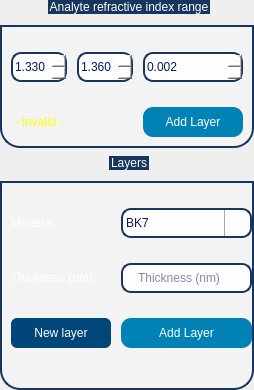
                <widget class="QWidget" name="page_layers_wim">
                 <layout class="QVBoxLayout" name="verticalLayout_10">
                  <property name="spacing">
                   <number>8</number>
                  </property>
                  <property name="leftMargin">
                   <number>0</number>
                  </property>
                  <property name="topMargin">
                   <number>0</number>
                  </property>
                  <property name="rightMargin">
                   <number>0</number>
                  </property>
                  <property name="bottomMargin">
                   <number>0</number>
                  </property>
                  <item>
                   <widget class="QGroupBox" name="gb_analyte_2">
                    <property name="styleSheet">
                     <string notr="true">
QGroupBox  {
	font: 14pt &quot;Ubuntu&quot;;
	background-color: rgba(255, 255, 255,70);
    border: 2px solid;
    border-color: #FF17365D;
    margin-top: 25px;
	margin-bottom: 0px;
    border-bottom-left-radius: 20px;
	border-bottom-right-radius: 20px;
}

QGroupBox::title  {
    subcontrol-origin: margin;
    subcontrol-position: top center;
    padding: 5px 8000px 5px 8000px;
    background-color: #FF17365D;
    color: rgb(255, 255, 255);
}
</string>
                    </property>
                    <property name="title">
                     <string>Analyte refractive index range</string>
                    </property>
                    <layout class="QGridLayout" name="gridLayout_5">
                     <property name="topMargin">
                      <number>25</number>
                     </property>
                     <property name="horizontalSpacing">
                      <number>10</number>
                     </property>
                     <property name="verticalSpacing">
                      <number>25</number>
                     </property>
                     <item row="1" column="2">
                      <widget class="QPushButton" name="btn_add_analyte_2">
                       <property name="minimumSize">
                        <size>
                         <width>100</width>
                         <height>30</height>
                        </size>
                       </property>
                       <property name="maximumSize">
                        <size>
                         <width>200</width>
                         <height>16777215</height>
                        </size>
                       </property>
                       <property name="styleSheet">
                        <string notr="true">QPushButton{
	font: 400 11pt &quot;Ubuntu&quot;;
	color: rgb(255, 255,255);
	background-color: rgb(0, 130, 180);
	border-color: rgb(0, 100, 130);
	border-width: 2px;
	border-radius:10px;
}

QPushButton:hover{
	background-color: rgb(00, 140, 70);
	border-color: rgb(0, 120, 40);
	width: 40;
	height: 35;
}</string>
                       </property>
                       <property name="text">
                        <string>Add Layer</string>
                       </property>
                      </widget>
                     </item>
                     <item row="1" column="0">
                      <widget class="QLabel" name="warning_5">
                       <property name="styleSheet">
                        <string notr="true">font: 14pt &quot;Ubuntu&quot;;

</string>
                       </property>
                       <property name="text">
                        <string>&lt;html&gt;&lt;head/&gt;&lt;body&gt;&lt;p&gt;&lt;span style=&quot; color:#ffff00;&quot;&gt;- Invalid -&lt;/span&gt;&lt;/p&gt;&lt;/body&gt;&lt;/html&gt;</string>
                       </property>
                       <property name="alignment">
                        <set>Qt::AlignCenter</set>
                       </property>
                      </widget>
                     </item>
                     <item row="0" column="1">
                      <widget class="QDoubleSpinBox" name="doubleSpinBox_4">
                       <property name="minimumSize">
                        <size>
                         <width>0</width>
                         <height>30</height>
                        </size>
                       </property>
                       <property name="styleSheet">
                        <string notr="true">
QDoubleSpinBox
{
color: rgb(10, 25, 90);
font: 700 12pt &quot;Ubuntu&quot;;
border: 2px solid;
border-color: #FF17365D;
background-color: rgba(255, 255, 255,210);
border-radius:10px;
}

QDoubleSpinBox::up-button
{
    border-left-width: 1px;
    border-left-color: darkgray;
    border-left-style: solid; /* just a single line */
    border-top-right-radius: 3px; /* same radius as the QComboBox */
    border-bottom-right-radius: 3px;
	image: url(:/icons/icons/arrow-up.png);
	width: 25;
}
QDoubleSpinBox::down-button
{
    border-left-width: 1px;
    border-left-color: darkgray;
    border-left-style: solid; /* just a single line */
    border-top-right-radius: 3px; /* same radius as the QComboBox */
    border-bottom-right-radius: 3px;
	image: url(:/icons/icons/arrow-down.png);
	width: 25;
}</string>
                       </property>
                       <property name="decimals">
                        <number>3</number>
                       </property>
                       <property name="minimum">
                        <double>1.000000000000000</double>
                       </property>
                       <property name="maximum">
                        <double>5.000000000000000</double>
                       </property>
                       <property name="singleStep">
                        <double>0.001000000000000</double>
                       </property>
                       <property name="value">
                        <double>1.360000000000000</double>
                       </property>
                      </widget>
                     </item>
                     <item row="0" column="2">
                      <widget class="QDoubleSpinBox" name="doubleSpinBox_5">
                       <property name="minimumSize">
                        <size>
                         <width>0</width>
                         <height>30</height>
                        </size>
                       </property>
                       <property name="styleSheet">
                        <string notr="true">
QDoubleSpinBox
{
color: rgb(10, 25, 90);
font: 700 12pt &quot;Ubuntu&quot;;
border: 2px solid;
border-color: #FF17365D;
background-color: rgba(255, 255, 255,210);
border-radius:10px;
}

QDoubleSpinBox::up-button
{
    border-left-width: 1px;
    border-left-color: darkgray;
    border-left-style: solid; /* just a single line */
    border-top-right-radius: 3px; /* same radius as the QComboBox */
    border-bottom-right-radius: 3px;
	image: url(:/icons/icons/arrow-up.png);
	width: 25;
}
QDoubleSpinBox::down-button
{
    border-left-width: 1px;
    border-left-color: darkgray;
    border-left-style: solid; /* just a single line */
    border-top-right-radius: 3px; /* same radius as the QComboBox */
    border-bottom-right-radius: 3px;
	image: url(:/icons/icons/arrow-down.png);
	width: 25;
}</string>
                       </property>
                       <property name="decimals">
                        <number>3</number>
                       </property>
                       <property name="maximum">
                        <double>3.000000000000000</double>
                       </property>
                       <property name="singleStep">
                        <double>0.001000000000000</double>
                       </property>
                       <property name="value">
                        <double>0.002000000000000</double>
                       </property>
                      </widget>
                     </item>
                     <item row="0" column="0">
                      <widget class="QDoubleSpinBox" name="doubleSpinBox_6">
                       <property name="minimumSize">
                        <size>
                         <width>0</width>
                         <height>30</height>
                        </size>
                       </property>
                       <property name="styleSheet">
                        <string notr="true">
QDoubleSpinBox
{
color: rgb(10, 25, 90);
font: 700 12pt &quot;Ubuntu&quot;;
border: 2px solid;
border-color: #FF17365D;
background-color: rgba(255, 255, 255,210);
border-radius:10px;
}

QDoubleSpinBox::up-button
{
    border-left-width: 1px;
    border-left-color: darkgray;
    border-left-style: solid; /* just a single line */
    border-top-right-radius: 3px; /* same radius as the QComboBox */
    border-bottom-right-radius: 3px;
	image: url(:/icons/icons/arrow-up.png);
	width: 25;
}
QDoubleSpinBox::down-button
{
    border-left-width: 1px;
    border-left-color: darkgray;
    border-left-style: solid; /* just a single line */
    border-top-right-radius: 3px; /* same radius as the QComboBox */
    border-bottom-right-radius: 3px;
	image: url(:/icons/icons/arrow-down.png);
	width: 25;
}</string>
                       </property>
                       <property name="decimals">
                        <number>3</number>
                       </property>
                       <property name="minimum">
                        <double>1.000000000000000</double>
                       </property>
                       <property name="maximum">
                        <double>5.000000000000000</double>
                       </property>
                       <property name="singleStep">
                        <double>0.001000000000000</double>
                       </property>
                       <property name="value">
                        <double>1.330000000000000</double>
                       </property>
                      </widget>
                     </item>
                    </layout>
                   </widget>
                  </item>
                  <item>
                   <widget class="QGroupBox" name="gb_layers_2">
                    <property name="sizePolicy">
                     <sizepolicy hsizetype="Preferred" vsizetype="Expanding">
                      <horstretch>0</horstretch>
                      <verstretch>0</verstretch>
                     </sizepolicy>
                    </property>
                    <property name="styleSheet">
                     <string notr="true">
QGroupBox  {
	font: 14pt &quot;Ubuntu&quot;;
	background-color: rgba(255, 255, 255,70);
    border: 2px solid;
    border-color: #FF17365D;
    margin-top: 25px;
	margin-bottom: 0px;
    border-bottom-left-radius: 20px;
	border-bottom-right-radius: 20px;
}

QGroupBox::title  {
    subcontrol-origin: margin;
    subcontrol-position: top center;
    padding: 5px 8000px 5px 8000px;
    background-color: #FF17365D;
    color: rgb(255, 255, 255);
}
</string>
                    </property>
                    <property name="title">
                     <string>Layers</string>
                    </property>
                    <layout class="QGridLayout" name="gridLayout_6">
                     <property name="leftMargin">
                      <number>9</number>
                     </property>
                     <property name="topMargin">
                      <number>25</number>
                     </property>
                     <property name="rightMargin">
                      <number>0</number>
                     </property>
                     <property name="bottomMargin">
                      <number>0</number>
                     </property>
                     <property name="horizontalSpacing">
                      <number>10</number>
                     </property>
                     <property name="verticalSpacing">
                      <number>25</number>
                     </property>
                     <item row="0" column="1">
                      <widget class="QComboBox" name="cbox_material_2">
                       <property name="minimumSize">
                        <size>
                         <width>0</width>
                         <height>30</height>
                        </size>
                       </property>
                       <property name="maximumSize">
                        <size>
                         <width>150</width>
                         <height>16777215</height>
                        </size>
                       </property>
                       <property name="cursor">
                        <cursorShape>PointingHandCursor</cursorShape>
                       </property>
                       <property name="styleSheet">
                        <string notr="true">QComboBox::drop-down {
    width: 25;
    border-left-width: 1px;
    border-left-color: darkgray;
    border-left-style: solid; /* just a single line */
    border-top-right-radius: 3px; /* same radius as the QComboBox */
    border-bottom-right-radius: 3px;
}

QComboBox
{
 padding: 1px 18px 1px 3px;
color: rgb(10, 25, 90);
font: 700 12pt &quot;Ubuntu&quot;;
 border: 2px solid;
border-color: #FF17365D;
background-color: rgba(255, 255, 255,210);
border-radius:10px;
}
QComboBox::down-arrow { /* shift the arrow when popup is open */
    top: 1px;
	image: url(:/icons/icons/arrow-down.png);
    left: 1px;
}</string>
                       </property>
                       <item>
                        <property name="text">
                         <string>BK7</string>
                        </property>
                       </item>
                       <item>
                        <property name="text">
                         <string>Silica</string>
                        </property>
                       </item>
                       <item>
                        <property name="text">
                         <string>Other</string>
                        </property>
                       </item>
                      </widget>
                     </item>
                     <item row="1" column="0">
                      <widget class="QLabel" name="label_13">
                       <property name="styleSheet">
                        <string notr="true">font: 14pt &quot;Ubuntu&quot;;</string>
                       </property>
                       <property name="text">
                        <string>&lt;html&gt;&lt;head/&gt;&lt;body&gt;&lt;p&gt;&lt;span style=&quot; color:#ffffff;&quot;&gt;Thickness (nm):&lt;/span&gt;&lt;/p&gt;&lt;/body&gt;&lt;/html&gt;</string>
                       </property>
                      </widget>
                     </item>
                     <item row="2" column="1">
                      <widget class="QPushButton" name="btn_add_layer_2">
                       <property name="minimumSize">
                        <size>
                         <width>100</width>
                         <height>30</height>
                        </size>
                       </property>
                       <property name="maximumSize">
                        <size>
                         <width>150</width>
                         <height>16777215</height>
                        </size>
                       </property>
                       <property name="styleSheet">
                        <string notr="true">QPushButton{
	font: 400 11pt &quot;Ubuntu&quot;;
	color: rgb(255, 255,255);
	background-color: rgb(0, 130, 180);
	border-color: rgb(0, 100, 130);
	border-width: 2px;
	border-radius:10px;
}

QPushButton:hover{
	background-color: rgb(00, 140, 70);
	border-color: rgb(0, 120, 40);
	width: 40;
	height: 35;
}</string>
                       </property>
                       <property name="text">
                        <string>Add Layer</string>
                       </property>
                      </widget>
                     </item>
                     <item row="1" column="1">
                      <widget class="QLineEdit" name="thickness_2">
                       <property name="minimumSize">
                        <size>
                         <width>0</width>
                         <height>30</height>
                        </size>
                       </property>
                       <property name="maximumSize">
                        <size>
                         <width>150</width>
                         <height>16777215</height>
                        </size>
                       </property>
                       <property name="styleSheet">
                        <string notr="true"> padding: 1px 18px 1px 3px;
color: rgb(10, 25, 90);
font: 700 12pt &quot;Ubuntu&quot;;
 border: 2px solid;
border-color: #FF17365D;
background-color: rgba(255, 255, 255,210);
border-radius:10px;</string>
                       </property>
                       <property name="alignment">
                        <set>Qt::AlignCenter</set>
                       </property>
                       <property name="placeholderText">
                        <string>Thickness (nm)</string>
                       </property>
                      </widget>
                     </item>
                     <item row="2" column="0">
                      <widget class="QPushButton" name="btn_new_layer_2">
                       <property name="minimumSize">
                        <size>
                         <width>100</width>
                         <height>30</height>
                        </size>
                       </property>
                       <property name="maximumSize">
                        <size>
                         <width>150</width>
                         <height>16777215</height>
                        </size>
                       </property>
                       <property name="styleSheet">
                        <string notr="true">QPushButton{
		font: 400 11pt &quot;Ubuntu&quot;;
	color: rgb(255, 255,255);
	background-color: rgb(0, 70, 120);
	border-radius:6px;
}

QPushButton:hover{
	background: rgb(0, 0, 255);
	width: 40;
	height: 35;
}</string>
                       </property>
                       <property name="text">
                        <string>New layer</string>
                       </property>
                      </widget>
                     </item>
                     <item row="0" column="0">
                      <widget class="QLabel" name="label_14">
                       <property name="styleSheet">
                        <string notr="true">font: 14pt &quot;Ubuntu&quot;;</string>
                       </property>
                       <property name="text">
                        <string>&lt;html&gt;&lt;head/&gt;&lt;body&gt;&lt;p&gt;&lt;span style=&quot; color:#ffffff;&quot;&gt;Material:&lt;/span&gt;&lt;/p&gt;&lt;/body&gt;&lt;/html&gt;</string>
                       </property>
                      </widget>
                     </item>
                     <item row="3" column="1">
                      <spacer name="verticalSpacer_2">
                       <property name="orientation">
                        <enum>Qt::Vertical</enum>
                       </property>
                       <property name="sizeHint" stdset="0">
                        <size>
                         <width>20</width>
                         <height>40</height>
                        </size>
                       </property>
                      </spacer>
                     </item>
                    </layout>
                   </widget>
                  </item>
                 </layout>
                </widget>
